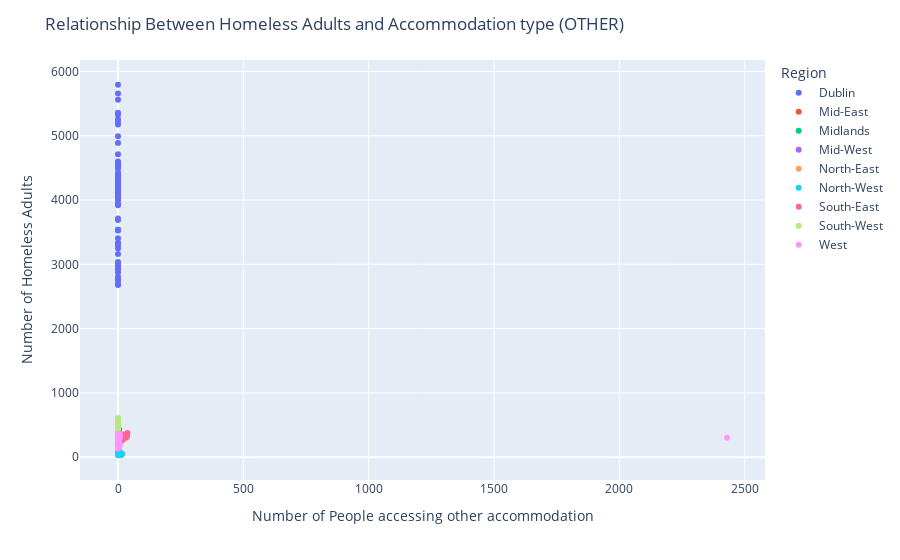

Here is the notebook cell this chart was saved with:
### Code cell
# creating an interactive scatter plot using Plotly
fig = px.scatter(vaish_df, x='Other', y='Homeless Adults', color='Region', hover_name='Region')
fig.update_layout(title='Relationship Between Homeless Adults and Accommodation type (OTHER)',
                  xaxis_title='Number of People accessing other accommodation',
                  yaxis_title='Number of Homeless Adults')
fig.show()

### Figure 1 — Plotly figure (JSON) as saved in the notebook; plotly's stock layout.template omitted (floating-point values rounded to 4 significant figures)
{"data": [{"hovertemplate": "<b>%{hovertext}</b><br><br>Region=Dublin<br>Other=%{x}<br>Homeless Adults=%{y}<extra></extra>", "hovertext": ["Dublin", "Dublin", "Dublin", "Dublin", "Dublin", "Dublin", "Dublin", "Dublin", "Dublin", "Dublin", "Dublin", "Dublin", "Dublin", "Dublin", "Dublin", "Dublin", "Dublin", "Dublin", "Dublin", "Dublin", "Dublin", "Dublin", "Dublin", "Dublin", "Dublin", "Dublin", "Dublin", "Dublin", "Dublin", "Dublin", "Dublin", "Dublin", "Dublin", "Dublin", "Dublin", "Dublin", "Dublin", "Dublin", "Dublin", "Dublin", "Dublin", "Dublin", "Dublin", "Dublin", "Dublin", "Dublin", "Dublin", "Dublin", "Dublin", "Dublin", "Dublin", "Dublin", "Dublin", "Dublin", "Dublin", "Dublin", "Dublin", "Dublin", "Dublin", "Dublin", "Dublin", "Dublin", "Dublin", "Dublin", "Dublin", "Dublin", "Dublin", "Dublin", "Dublin", "Dublin", "Dublin", "Dublin", "Dublin", "Dublin", "Dublin", "Dublin", "Dublin", "Dublin", "Dublin", "Dublin", "Dublin", "Dublin", "Dublin", "Dublin"], "legendgroup": "Dublin", "marker": {"color": "#636efa", "symbol": "circle"}, "mode": "markers", "name": "Dublin", "orientation": "v", "showlegend": true, "type": "scatter", "x": [0, 0, 0, 0, 0, 0, 0, 0, 0, 0, 0, 0, 0, 0, 0, 0, 0, 0, 0, 0, 0, 0, 0, 0, 0, 0, 0, 0, 0, 0, 0, 0, 0, 0, 0, 0, 0, 0, 0, 0, 0, 0, 0, 0, 0, 0, 0, 0, 0, 0, 0, 0, 0, 0, 0, 0, 0, 0, 0, 0, 0, 0, 0, 0, 0, 0, 0, 0, 0, 0, 0, 0, 0, 0, 0, 0, 0, 0, 0, 0, 0, 0, 0, 0], "xaxis": "x", "y": [2678, 2692, 2750, 2806, 2767, 2871, 2922, 2950, 2988, 3036, 3024, 3162, 3247, 3310, 3299, 3337, 3327, 3406, 3528, 3527, 3537, 3536, 3691, 3712, 3919, 4021, 4107, 4005, 4062, 4083, 4097, 3944, 3940, 4027, 4129, 4175, 4258, 4304, 4315, 4401, 4367, 4356, 4300, 4312, 4370, 4534, 4509, 4268, 4600, 4550, 4515, 4266, 4164, 4173, 4188, 4204, 4251, 4297, 4243, 4158, 4175, 4129, 4093, 4087, 4054, 4069, 4220, 4220, 4287, 4432, 4568, 4489, 4580, 4711, 4886, 4991, 5173, 5258, 5209, 5326, 5356, 5558, 5655, 5793], "yaxis": "y"}, {"hovertemplate": "<b>%{hovertext}</b><br><br>Region=Mid-East<br>Other=%{x}<br>Homeless Adults=%{y}<extra></extra>", "hovertext": ["Mid-East", "Mid-East", "Mid-East", "Mid-East", "Mid-East", "Mid-East", "Mid-East", "Mid-East", "Mid-East", "Mid-East", "Mid-East", "Mid-East", "Mid-East", "Mid-East", "Mid-East", "Mid-East", "Mid-East", "Mid-East", "Mid-East", "Mid-East", "Mid-East", "Mid-East", "Mid-East", "Mid-East", "Mid-East", "Mid-East", "Mid-East", "Mid-East", "Mid-East", "Mid-East", "Mid-East", "Mid-East", "Mid-East", "Mid-East", "Mid-East", "Mid-East", "Mid-East", "Mid-East", "Mid-East", "Mid-East", "Mid-East", "Mid-East", "Mid-East", "Mid-East", "Mid-East", "Mid-East", "Mid-East", "Mid-East", "Mid-East", "Mid-East", "Mid-East", "Mid-East", "Mid-East", "Mid-East", "Mid-East", "Mid-East", "Mid-East", "Mid-East", "Mid-East", "Mid-East", "Mid-East", "Mid-East", "Mid-East", "Mid-East", "Mid-East", "Mid-East", "Mid-East", "Mid-East", "Mid-East", "Mid-East", "Mid-East", "Mid-East", "Mid-East", "Mid-East", "Mid-East", "Mid-East", "Mid-East", "Mid-East", "Mid-East", "Mid-East", "Mid-East", "Mid-East", "Mid-East", "Mid-East"], "legendgroup": "Mid-East", "marker": {"color": "#EF553B", "symbol": "circle"}, "mode": "markers", "name": "Mid-East", "orientation": "v", "showlegend": true, "type": "scatter", "x": [0, 0, 0, 0, 0, 0, 0, 0, 0, 0, 0, 0, 0, 0, 0, 0, 0, 0, 0, 0, 0, 0, 0, 0, 0, 0, 0, 0, 0, 0, 0, 0, 0, 0, 0, 0, 0, 7, 4, 4, 4, 4, 4, 4, 0, 0, 0, 0, 0, 0, 0, 0, 0, 0, 0, 0, 0, 0, 0, 1, 0, 0, 0, 0, 0, 0, 4, 0, 11, 0, 0, 3, 3, 3, 4, 4, 4, 4, 4, 4, 4, 4, 3, 0], "xaxis": "x", "y": [179, 187, 202, 210, 197, 197, 202, 201, 205, 206, 208, 210, 211, 227, 226, 234, 236, 251, 250, 248, 257, 242, 263, 278, 290, 294, 319, 290, 282, 267, 248, 212, 221, 213, 223, 232, 254, 280, 283, 303, 294, 294, 306, 327, 316, 319, 322, 310, 301, 312, 317, 335, 318, 309, 316, 303, 295, 313, 323, 310, 329, 335, 338, 350, 327, 322, 306, 305, 318, 324, 352, 340, 344, 385, 385, 405, 410, 414, 410, 401, 421, 428, 428, 441], "yaxis": "y"}, {"hovertemplate": "<b>%{hovertext}</b><br><br>Region=Midlands<br>Other=%{x}<br>Homeless Adults=%{y}<extra></extra>", "hovertext": ["Midlands", "Midlands", "Midlands", "Midlands", "Midlands", "Midlands", "Midlands", "Midlands", "Midlands", "Midlands", "Midlands", "Midlands", "Midlands", "Midlands", "Midlands", "Midlands", "Midlands", "Midlands", "Midlands", "Midlands", "Midlands", "Midlands", "Midlands", "Midlands", "Midlands", "Midlands", "Midlands", "Midlands", "Midlands", "Midlands", "Midlands", "Midlands", "Midlands", "Midlands", "Midlands", "Midlands", "Midlands", "Midlands", "Midlands", "Midlands", "Midlands", "Midlands", "Midlands", "Midlands", "Midlands", "Midlands", "Midlands", "Midlands", "Midlands", "Midlands", "Midlands", "Midlands", "Midlands", "Midlands", "Midlands", "Midlands", "Midlands", "Midlands", "Midlands", "Midlands", "Midlands", "Midlands", "Midlands", "Midlands", "Midlands", "Midlands", "Midlands", "Midlands", "Midlands", "Midlands", "Midlands", "Midlands", "Midlands", "Midlands", "Midlands", "Midlands", "Midlands", "Midlands", "Midlands", "Midlands", "Midlands", "Midlands", "Midlands", "Midlands"], "legendgroup": "Midlands", "marker": {"color": "#00cc96", "symbol": "circle"}, "mode": "markers", "name": "Midlands", "orientation": "v", "showlegend": true, "type": "scatter", "x": [0, 0, 0, 0, 0, 0, 0, 0, 0, 0, 0, 0, 0, 0, 0, 0, 0, 0, 0, 0, 0, 0, 0, 0, 0, 0, 0, 0, 0, 0, 0, 0, 0, 0, 0, 0, 0, 0, 0, 0, 0, 0, 0, 0, 0, 0, 0, 0, 0, 0, 0, 0, 0, 0, 0, 0, 0, 0, 0, 0, 0, 0, 0, 0, 0, 0, 0, 0, 0, 0, 0, 0, 0, 0, 0, 1, 0, 0, 0, 0, 0, 0, 2, 2], "xaxis": "x", "y": [43, 51, 55, 63, 46, 57, 49, 52, 55, 54, 74, 59, 66, 67, 83, 78, 79, 82, 73, 71, 67, 78, 80, 76, 78, 85, 95, 105, 103, 100, 104, 104, 111, 102, 118, 109, 111, 116, 116, 122, 105, 107, 119, 98, 94, 96, 97, 98, 109, 114, 97, 98, 92, 97, 95, 92, 81, 79, 79, 68, 66, 74, 67, 72, 80, 75, 77, 84, 91, 89, 86, 93, 95, 100, 105, 101, 105, 110, 127, 131, 141, 147, 144, 153], "yaxis": "y"}, {"hovertemplate": "<b>%{hovertext}</b><br><br>Region=Mid-West<br>Other=%{x}<br>Homeless Adults=%{y}<extra></extra>", "hovertext": ["Mid-West", "Mid-West", "Mid-West", "Mid-West", "Mid-West", "Mid-West", "Mid-West", "Mid-West", "Mid-West", "Mid-West", "Mid-West", "Mid-West", "Mid-West", "Mid-West", "Mid-West", "Mid-West", "Mid-West", "Mid-West", "Mid-West", "Mid-West", "Mid-West", "Mid-West", "Mid-West", "Mid-West", "Mid-West", "Mid-West", "Mid-West", "Mid-West", "Mid-West", "Mid-West", "Mid-West", "Mid-West", "Mid-West", "Mid-West", "Mid-West", "Mid-West", "Mid-West", "Mid-West", "Mid-West", "Mid-West", "Mid-West", "Mid-West", "Mid-West", "Mid-West", "Mid-West", "Mid-West", "Mid-West", "Mid-West", "Mid-West", "Mid-West", "Mid-West", "Mid-West", "Mid-West", "Mid-West", "Mid-West", "Mid-West", "Mid-West", "Mid-West", "Mid-West", "Mid-West", "Mid-West", "Mid-West", "Mid-West", "Mid-West", "Mid-West", "Mid-West", "Mid-West", "Mid-West", "Mid-West", "Mid-West", "Mid-West", "Mid-West", "Mid-West", "Mid-West", "Mid-West", "Mid-West", "Mid-West", "Mid-West", "Mid-West", "Mid-West", "Mid-West", "Mid-West", "Mid-West", "Mid-West"], "legendgroup": "Mid-West", "marker": {"color": "#ab63fa", "symbol": "circle"}, "mode": "markers", "name": "Mid-West", "orientation": "v", "showlegend": true, "type": "scatter", "x": [3, 3, 3, 3, 0, 0, 0, 0, 0, 0, 0, 0, 13, 0, 0, 0, 0, 0, 0, 0, 0, 0, 0, 0, 0, 0, 0, 0, 0, 0, 0, 0, 0, 0, 0, 0, 0, 0, 0, 0, 0, 0, 0, 0, 0, 0, 0, 0, 0, 0, 0, 3, 0, 0, 0, 0, 0, 0, 0, 0, 0, 0, 0, 0, 0, 0, 0, 0, 0, 0, 0, 0, 0, 0, 0, 0, 0, 0, 0, 0, 0, 0, 0, 0], "xaxis": "x", "y": [221, 220, 212, 213, 211, 228, 228, 240, 237, 235, 246, 288, 281, 301, 318, 324, 323, 317, 339, 352, 363, 367, 365, 344, 372, 378, 361, 363, 386, 386, 379, 370, 354, 369, 385, 355, 338, 349, 347, 331, 341, 332, 343, 323, 324, 345, 369, 335, 341, 347, 331, 330, 300, 291, 289, 291, 291, 289, 287, 274, 295, 293, 284, 288, 286, 281, 275, 283, 299, 282, 300, 308, 321, 327, 330, 341, 359, 373, 374, 391, 387, 425, 425, 419], "yaxis": "y"}, {"hovertemplate": "<b>%{hovertext}</b><br><br>Region=North-East<br>Other=%{x}<br>Homeless Adults=%{y}<extra></extra>", "hovertext": ["North-East", "North-East", "North-East", "North-East", "North-East", "North-East", "North-East", "North-East", "North-East", "North-East", "North-East", "North-East", "North-East", "North-East", "North-East", "North-East", "North-East", "North-East", "North-East", "North-East", "North-East", "North-East", "North-East", "North-East", "North-East", "North-East", "North-East", "North-East", "North-East", "North-East", "North-East", "North-East", "North-East", "North-East", "North-East", "North-East", "North-East", "North-East", "North-East", "North-East", "North-East", "North-East", "North-East", "North-East", "North-East", "North-East", "North-East", "North-East", "North-East", "North-East", "North-East", "North-East", "North-East", "North-East", "North-East", "North-East", "North-East", "North-East", "North-East", "North-East", "North-East", "North-East", "North-East", "North-East", "North-East", "North-East", "North-East", "North-East", "North-East", "North-East", "North-East", "North-East", "North-East", "North-East", "North-East", "North-East", "North-East", "North-East", "North-East", "North-East", "North-East", "North-East", "North-East", "North-East"], "legendgroup": "North-East", "marker": {"color": "#FFA15A", "symbol": "circle"}, "mode": "markers", "name": "North-East", "orientation": "v", "showlegend": true, "type": "scatter", "x": [0, 0, 0, 0, 0, 0, 0, 0, 0, 0, 0, 0, 0, 0, 0, 0, 0, 0, 0, 0, 0, 0, 0, 0, 0, 0, 0, 0, 0, 0, 0, 0, 0, 0, 0, 0, 0, 0, 0, 0, 0, 1, 0, 0, 0, 0, 0, 0, 0, 0, 0, 0, 0, 0, 0, 0, 0, 0, 0, 0, 0, 0, 0, 0, 0, 0, 0, 0, 1, 0, 0, 0, 0, 0, 0, 0, 0, 0, 0, 0, 0, 0, 0, 0], "xaxis": "x", "y": [57, 77, 73, 74, 81, 79, 81, 80, 62, 84, 116, 116, 121, 105, 113, 151, 126, 115, 127, 125, 140, 143, 148, 145, 155, 155, 60, 128, 116, 129, 127, 132, 132, 133, 142, 141, 162, 161, 173, 178, 176, 182, 187, 179, 169, 144, 141, 127, 128, 124, 112, 110, 119, 119, 129, 126, 102, 100, 95, 89, 85, 97, 85, 97, 91, 96, 96, 103, 75, 81, 82, 82, 80, 85, 84, 89, 94, 96, 99, 108, 119, 119, 139, 148], "yaxis": "y"}, {"hovertemplate": "<b>%{hovertext}</b><br><br>Region=North-West<br>Other=%{x}<br>Homeless Adults=%{y}<extra></extra>", "hovertext": ["North-West", "North-West", "North-West", "North-West", "North-West", "North-West", "North-West", "North-West", "North-West", "North-West", "North-West", "North-West", "North-West", "North-West", "North-West", "North-West", "North-West", "North-West", "North-West", "North-West", "North-West", "North-West", "North-West", "North-West", "North-West", "North-West", "North-West", "North-West", "North-West", "North-West", "North-West", "North-West", "North-West", "North-West", "North-West", "North-West", "North-West", "North-West", "North-West", "North-West", "North-West", "North-West", "North-West", "North-West", "North-West", "North-West", "North-West", "North-West", "North-West", "North-West", "North-West", "North-West", "North-West", "North-West", "North-West", "North-West", "North-West", "North-West", "North-West", "North-West", "North-West", "North-West", "North-West", "North-West", "North-West", "North-West", "North-West", "North-West", "North-West", "North-West", "North-West", "North-West", "North-West", "North-West", "North-West", "North-West", "North-West", "North-West", "North-West", "North-West", "North-West", "North-West", "North-West", "North-West"], "legendgroup": "North-West", "marker": {"color": "#19d3f3", "symbol": "circle"}, "mode": "markers", "name": "North-West", "orientation": "v", "showlegend": true, "type": "scatter", "x": [16, 13, 12, 12, 12, 13, 0, 11, 10, 12, 9, 8, 11, 11, 10, 13, 12, 14, 11, 8, 15, 12, 12, 9, 12, 10, 9, 11, 6, 4, 2, 5, 5, 3, 4, 2, 1, 1, 3, 1, 1, 7, 4, 6, 2, 3, 4, 1, 6, 1, 0, 0, 0, 1, 4, 2, 2, 2, 2, 1, 3, 1, 1, 2, 3, 3, 0, 0, 0, 0, 0, 0, 0, 0, 0, 0, 0, 0, 0, 0, 0, 0, 0, 0], "xaxis": "x", "y": [46, 43, 40, 41, 39, 45, 30, 35, 38, 43, 34, 36, 41, 44, 41, 52, 44, 56, 50, 42, 54, 54, 57, 46, 53, 53, 59, 59, 55, 49, 47, 67, 54, 57, 55, 46, 52, 61, 55, 48, 50, 55, 54, 51, 55, 65, 67, 58, 67, 63, 69, 71, 70, 69, 73, 67, 74, 67, 75, 72, 84, 84, 80, 74, 83, 81, 77, 70, 74, 77, 73, 61, 71, 75, 77, 76, 76, 79, 84, 89, 110, 101, 104, 114], "yaxis": "y"}, {"hovertemplate": "<b>%{hovertext}</b><br><br>Region=South-East<br>Other=%{x}<br>Homeless Adults=%{y}<extra></extra>", "hovertext": ["South-East", "South-East", "South-East", "South-East", "South-East", "South-East", "South-East", "South-East", "South-East", "South-East", "South-East", "South-East", "South-East", "South-East", "South-East", "South-East", "South-East", "South-East", "South-East", "South-East", "South-East", "South-East", "South-East", "South-East", "South-East", "South-East", "South-East", "South-East", "South-East", "South-East", "South-East", "South-East", "South-East", "South-East", "South-East", "South-East", "South-East", "South-East", "South-East", "South-East", "South-East", "South-East", "South-East", "South-East", "South-East", "South-East", "South-East", "South-East", "South-East", "South-East", "South-East", "South-East", "South-East", "South-East", "South-East", "South-East", "South-East", "South-East", "South-East", "South-East", "South-East", "South-East", "South-East", "South-East", "South-East", "South-East", "South-East", "South-East", "South-East", "South-East", "South-East", "South-East", "South-East", "South-East", "South-East", "South-East", "South-East", "South-East", "South-East", "South-East", "South-East", "South-East", "South-East", "South-East"], "legendgroup": "South-East", "marker": {"color": "#FF6692", "symbol": "circle"}, "mode": "markers", "name": "South-East", "orientation": "v", "showlegend": true, "type": "scatter", "x": [4, 5, 8, 11, 11, 11, 11, 11, 11, 11, 11, 15, 16, 16, 17, 16, 19, 19, 26, 35, 33, 33, 34, 35, 36, 38, 28, 29, 29, 29, 26, 13, 20, 20, 17, 14, 12, 12, 16, 17, 15, 12, 14, 18, 1, 8, 10, 2, 2, 2, 3, 1, 0, 0, 0, 0, 0, 0, 0, 0, 0, 0, 0, 0, 0, 0, 0, 0, 0, 0, 0, 0, 0, 0, 0, 0, 0, 0, 0, 0, 0, 0, 2, 0], "xaxis": "x", "y": [260, 260, 259, 275, 270, 271, 278, 287, 283, 282, 286, 293, 276, 282, 281, 282, 281, 298, 325, 328, 309, 330, 335, 322, 354, 378, 352, 298, 309, 314, 310, 317, 338, 347, 317, 319, 316, 322, 313, 304, 295, 284, 263, 266, 256, 237, 238, 205, 222, 217, 218, 218, 201, 189, 187, 188, 195, 197, 174, 169, 181, 180, 184, 175, 178, 173, 180, 176, 193, 201, 217, 214, 215, 241, 246, 246, 243, 248, 250, 252, 231, 224, 228, 231], "yaxis": "y"}, {"hovertemplate": "<b>%{hovertext}</b><br><br>Region=South-West<br>Other=%{x}<br>Homeless Adults=%{y}<extra></extra>", "hovertext": ["South-West", "South-West", "South-West", "South-West", "South-West", "South-West", "South-West", "South-West", "South-West", "South-West", "South-West", "South-West", "South-West", "South-West", "South-West", "South-West", "South-West", "South-West", "South-West", "South-West", "South-West", "South-West", "South-West", "South-West", "South-West", "South-West", "South-West", "South-West", "South-West", "South-West", "South-West", "South-West", "South-West", "South-West", "South-West", "South-West", "South-West", "South-West", "South-West", "South-West", "South-West", "South-West", "South-West", "South-West", "South-West", "South-West", "South-West", "South-West", "South-West", "South-West", "South-West", "South-West", "South-West", "South-West", "South-West", "South-West", "South-West", "South-West", "South-West", "South-West", "South-West", "South-West", "South-West", "South-West", "South-West", "South-West", "South-West", "South-West", "South-West", "South-West", "South-West", "South-West", "South-West", "South-West", "South-West", "South-West", "South-West", "South-West", "South-West", "South-West", "South-West", "South-West", "South-West", "South-West"], "legendgroup": "South-West", "marker": {"color": "#B6E880", "symbol": "circle"}, "mode": "markers", "name": "South-West", "orientation": "v", "showlegend": true, "type": "scatter", "x": [0, 0, 0, 0, 0, 0, 0, 0, 0, 0, 0, 0, 0, 0, 0, 0, 0, 0, 0, 0, 0, 0, 0, 0, 0, 0, 0, 0, 0, 0, 0, 0, 0, 0, 0, 0, 0, 0, 0, 0, 0, 0, 0, 0, 0, 0, 0, 0, 0, 0, 0, 0, 0, 0, 0, 0, 0, 0, 0, 0, 0, 0, 0, 0, 0, 0, 0, 0, 0, 0, 0, 0, 0, 0, 0, 0, 0, 0, 0, 0, 0, 0, 0, 0], "xaxis": "x", "y": [267, 260, 239, 247, 245, 246, 235, 244, 249, 271, 287, 296, 312, 341, 349, 332, 315, 313, 296, 320, 330, 345, 376, 358, 375, 434, 402, 424, 426, 428, 425, 430, 457, 460, 495, 491, 514, 532, 534, 556, 552, 550, 575, 583, 592, 608, 592, 548, 578, 572, 550, 511, 511, 502, 514, 529, 532, 501, 504, 485, 503, 503, 486, 483, 495, 492, 492, 504, 512, 534, 531, 528, 552, 586, 570, 549, 547, 555, 585, 573, 565, 592, 595, 564], "yaxis": "y"}, {"hovertemplate": "<b>%{hovertext}</b><br><br>Region=West<br>Other=%{x}<br>Homeless Adults=%{y}<extra></extra>", "hovertext": ["West", "West", "West", "West", "West", "West", "West", "West", "West", "West", "West", "West", "West", "West", "West", "West", "West", "West", "West", "West", "West", "West", "West", "West", "West", "West", "West", "West", "West", "West", "West", "West", "West", "West", "West", "West", "West", "West", "West", "West", "West", "West", "West", "West", "West", "West", "West", "West", "West", "West", "West", "West", "West", "West", "West", "West", "West", "West", "West", "West", "West", "West", "West", "West", "West", "West", "West", "West", "West", "West", "West", "West", "West", "West", "West", "West", "West", "West", "West", "West", "West", "West", "West"], "legendgroup": "West", "marker": {"color": "#FF97FF", "symbol": "circle"}, "mode": "markers", "name": "West", "orientation": "v", "showlegend": true, "type": "scatter", "x": [0, 0, 0, 0, 1, 0, 0, 3, 4, 5, 0, 6, 6, 5, 5, 5, 5, 4, 4, 5, 5, 4, 4, 4, 4, 4, 4, 3, 3, 4, 3, 3, 5, 5, 6, 6, 6, 6, 6, 7, 7, 5, 0, 0, 2, 5, 2, 2, 2, 0, 0, 0, 2, 0, 0, 0, 0, 0, 0, 0, 0, 0, 0, 0, 0, 0, 0, 0, 0, 0, 0, 0, 0, 0, 0, 0, 0, 0, 1, 2429, 0, 0, 0], "xaxis": "x", "y": [134, 140, 139, 139, 137, 158, 152, 159, 166, 166, 161, 183, 205, 198, 199, 182, 191, 208, 199, 209, 193, 203, 209, 227, 241, 254, 280, 291, 281, 292, 287, 258, 262, 291, 293, 326, 358, 355, 348, 341, 324, 337, 350, 351, 348, 340, 361, 360, 351, 315, 343, 323, 314, 297, 286, 282, 252, 252, 252, 248, 269, 279, 277, 263, 249, 258, 280, 278, 282, 297, 351, 329, 315, 331, 307, 290, 288, 293, 314, 303, 323, 330, 327], "yaxis": "y"}], "layout": {"legend": {"title": {"text": "Region"}, "tracegroupgap": 0}, "margin": {"t": 60}, "title": {"text": "Relationship Between Homeless Adults and Accommodation type (OTHER)"}, "xaxis": {"anchor": "y", "domain": [0, 1], "title": {"text": "Number of People accessing other accommodation"}}, "yaxis": {"anchor": "x", "domain": [0, 1], "title": {"text": "Number of Homeless Adults"}}}}
